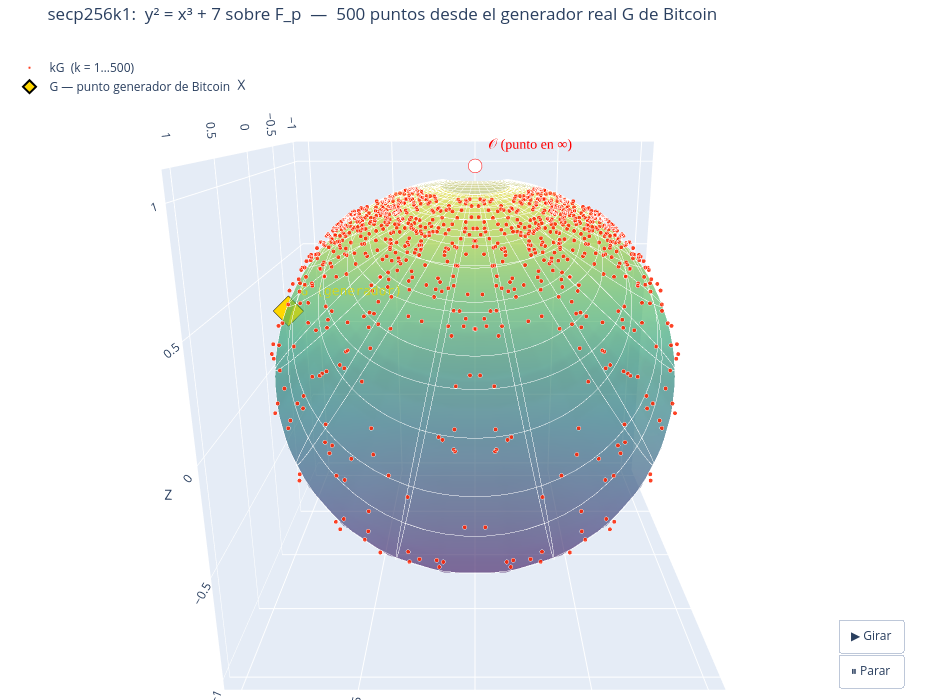

This figure's notebook cell:
### Markdown cell above
### Punto Clave

El espacio proyectivo nos da:
1. Un **punto en el infinito** bien definido $\mathcal{O} = [0:1:0]$
2. Este punto sirve como **elemento identidad** para el grupo
3. Toda recta que pasa por dos puntos de la curva intersecta la curva en exactamente un punto más
4. No más casos especiales por "rectas paralelas" — se encuentran en el infinito

---

### Code cell
# ═══════════════════════════════════════════════════════════════════════
#  secp256k1: y² = x³ + 7 sobre F_p  (LA curva real de Bitcoin)
#  Puntos discretos en la esfera proyectiva.
#  No podemos graficar los ~2²⁵⁶ puntos, así que muestreamos 2000 mediante
#  multiplicación escalar desde el generador real G: G, 2G, 3G, …, 2000G.
#  G se resalta en dorado.
# ═══════════════════════════════════════════════════════════════════════

# ── parámetros de secp256k1 (los mismos que usa cada nodo de Bitcoin) ───
P_SEC = 0xFFFFFFFFFFFFFFFFFFFFFFFFFFFFFFFFFFFFFFFFFFFFFFFFFFFFFFFEFFFFFC2F
N_SEC = 0xFFFFFFFFFFFFFFFFFFFFFFFFFFFFFFFFFFFFFFFFFFFFFFFFFFFEBAAEDCE6AF48A03BBFD25E8CD0364141
GX = 0x79BE667EF9DCBBAC55A06295CE870B07029BFCDB2DCE28D959F2815B16F81798
GY = 0x483ADA7726A3C4655DA4FBFC0E1108A8FD17B448A68554199C47D08FFB10D4B8

def _modinv(a, m=P_SEC):
    return pow(a, m - 2, m)

def _point_add(p1, p2):
    if p1 is None: return p2
    if p2 is None: return p1
    x1, y1 = p1; x2, y2 = p2
    if x1 == x2 and y1 != y2:
        return None
    if x1 == x2:
        lam = (3 * x1 * x1) * _modinv(2 * y1) % P_SEC
    else:
        lam = (y2 - y1) * _modinv(x2 - x1) % P_SEC
    x3 = (lam * lam - x1 - x2) % P_SEC
    y3 = (lam * (x1 - x3) - y1) % P_SEC
    return (x3, y3)

def _point_neg(p):
    if p is None: return None
    x, y = p
    return (x, (-y) % P_SEC)

NUM_POINTS = 500
G = (GX, GY)
points = []
current = None
for k in range(1, NUM_POINTS + 1):
    current = _point_add(current, G)
    points.append(current)
# Últimos NUM_POINTS del ciclo = (N-1)G, ..., (N-500)G = -G, ..., -500G (simétricos a los primeros)
points = points + [_point_neg(p) for p in points]

print(f"Generados {len(points)} puntos en secp256k1 mediante multiplicación escalar desde G.")
print(f"G = ({hex(GX)[:18]}…, {hex(GY)[:18]}…)")

# ── normalizar coordenadas de 256 bits a [-π, π] para proyección estereográfica
# Las coordenadas están esencialmente distribuidas uniformemente mod P, así que
# dividir por P y escalar a [-π, π] da una dispersión honesta.
import math
scale_sec = 2 * math.pi / P_SEC
pts_u = np.array([(x - P_SEC/2) * scale_sec for x, y in points])
pts_v = np.array([(y - P_SEC/2) * scale_sec for x, y in points])

# G específicamente
g_u = (GX - P_SEC/2) * scale_sec
g_v = (GY - P_SEC/2) * scale_sec

# Levantar sobre la esfera
fp_sx, fp_sy, fp_sz = inv_stereo(pts_u, pts_v)
R_LIFT_DOT = 1.02
fp_sx = R_LIFT_DOT * np.array(fp_sx)
fp_sy = R_LIFT_DOT * np.array(fp_sy)
fp_sz = R_LIFT_DOT * np.array(fp_sz)

g_sx, g_sy, g_sz = inv_stereo(np.array([g_u]), np.array([g_v]))
g_sx = R_LIFT_DOT * np.array(g_sx)
g_sy = R_LIFT_DOT * np.array(g_sy)
g_sz = R_LIFT_DOT * np.array(g_sz)

# ── figura ──────────────────────────────────────────────────────────────
fig_fp = go.Figure()

# superficie de la esfera translúcida
fig_fp.add_trace(go.Surface(
    x=Xs_f, y=Ys_f, z=Zs_f,
    surfacecolor=Zs_f,
    colorscale="Viridis", showscale=False, opacity=0.40,
))

# cuadrícula tenue
gx, gy, gz = grid_sphere
fig_fp.add_trace(go.Scatter3d(
    x=gx, y=gy, z=gz,
    mode="lines", line=dict(color="rgba(255,255,255,0.12)", width=1),
    showlegend=False, hoverinfo="skip",
))

# todos los puntos muestreados de la curva (rojos)
fig_fp.add_trace(go.Scatter3d(
    x=fp_sx, y=fp_sy, z=fp_sz,
    mode="markers",
    marker=dict(size=2.5, color="rgb(255,34,0)", opacity=0.85,
                line=dict(color="white", width=0.3)),
    name=f"kG  (k = 1…{NUM_POINTS})",
    text=[f"k={i+1}" if i < NUM_POINTS else f"k=-{i - NUM_POINTS + 1}" for i in range(len(points))],
    hoverinfo="text+name",
))

# punto generador G (dorado, más grande)
fig_fp.add_trace(go.Scatter3d(
    x=g_sx, y=g_sy, z=g_sz,
    mode="markers+text",
    marker=dict(size=10, color="gold",
                line=dict(color="black", width=2),
                symbol="diamond"),
    text=["  G (generador)"], textposition="top right",
    textfont=dict(size=13, color="gold", family="monospace"),
    name="G — punto generador de Bitcoin",
))

# punto en el infinito
fig_fp.add_trace(go.Scatter3d(
    x=[0], y=[0], z=[1.05],
    mode="markers+text",
    marker=dict(size=8, color="white", line=dict(color="red", width=3)),
    text=["  𝒪 (punto en ∞)"], textposition="top right",
    textfont=dict(size=14, color="red", family="serif"),
    showlegend=False,
))

fig_fp.update_layout(
    title=f"secp256k1:  y² = x³ + 7 sobre F_p  —  {NUM_POINTS} puntos desde el generador real G de Bitcoin",
    scene=dict(
        xaxis_title="X", yaxis_title="Y", zaxis_title="Z",
        camera=dict(eye=dict(x=1.8, y=0.0, z=0.6)),
        aspectmode="data",
    ),
    height=700, width=950,
    margin=dict(l=0, r=0, t=40, b=0),
    legend=dict(x=0.01, y=0.98),
)

# auto-giro
n_frames = 72
frames = []
for i in range(n_frames):
    a = 2 * np.pi * i / n_frames
    frames.append(go.Frame(
        layout=dict(scene=dict(camera=dict(
            eye=dict(x=1.8*np.cos(a), y=0.0, z=0.6)))),
        name=str(i),
    ))
fig_fp.frames = frames
fig_fp.update_layout(updatemenus=[dict(
    type="buttons", showactive=False,
    x=0.95, y=0.02, xanchor="right", yanchor="bottom",
    buttons=[
        dict(label="▶ Girar", method="animate",
             args=[None, dict(frame=dict(duration=80, redraw=True),
                              fromcurrent=True, mode="immediate",
                              transition=dict(duration=0))]),
        dict(label="⏸ Parar", method="animate",
             args=[[None], dict(frame=dict(duration=0, redraw=False),
                                mode="immediate")]),
    ],
)])

fig_fp.show()
print(f"\nCada punto rojo es un punto real en la curva secp256k1 de Bitcoin.")
print(f"Diamante dorado = G, el punto generador codificado en cada nodo de Bitcoin.")
print(f"La curva completa tiene ~2²⁵⁶ puntos — estamos viendo {NUM_POINTS} de ellos.")
print(f"Observa cómo se dispersan uniformemente — por ESO el logaritmo discreto es difícil.")

### Figure 1 — Plotly figure (JSON) as saved in the notebook; plotly's stock layout.template omitted (floating-point values rounded to 4 significant figures; data arrays with more than 128 entries replaced by an {"elided": "..."} marker saying what was removed)
{"data": [{"colorscale": [[0, "#440154"], [0.1111, "#482878"], [0.2222, "#3e4989"], [0.3333, "#31688e"], [0.4444, "#26828e"], [0.5556, "#1f9e89"], [0.6667, "#35b779"], [0.7778, "#6ece58"], [0.8889, "#b5de2b"], [1, "#fde725"]], "opacity": 0.4, "showscale": false, "surfacecolor": {"elided": "80x80 float values"}, "type": "surface", "x": {"elided": "80x80 float values"}, "y": {"elided": "80x80 float values"}, "z": {"elided": "80x80 float values"}}, {"hoverinfo": "skip", "line": {"color": "rgba(255,255,255,0.12)", "width": 1}, "mode": "lines", "showlegend": false, "type": "scatter3d", "x": {"elided": "12060 float values"}, "y": {"elided": "12060 float values"}, "z": {"elided": "12060 float values"}}, {"hoverinfo": "text+name", "marker": {"color": "rgb(255,34,0)", "line": {"color": "white", "width": 0.3}, "opacity": 0.85, "size": 2.5}, "mode": "markers", "name": "kG  (k = 1…500)", "text": {"elided": "1000 str values"}, "type": "scatter3d", "x": {"elided": "1000 float values"}, "y": {"elided": "1000 float values"}, "z": {"elided": "1000 float values"}}, {"marker": {"color": "gold", "line": {"color": "black", "width": 2}, "size": 10, "symbol": "diamond"}, "mode": "markers+text", "name": "G — punto generador de Bitcoin", "text": ["  G (generador)"], "textfont": {"color": "gold", "family": "monospace", "size": 13}, "textposition": "top right", "type": "scatter3d", "x": [-0.1081], "y": [-0.9638], "z": [0.3159]}, {"marker": {"color": "white", "line": {"color": "red", "width": 3}, "size": 8}, "mode": "markers+text", "showlegend": false, "text": ["  𝒪 (punto en ∞)"], "textfont": {"color": "red", "family": "serif", "size": 14}, "textposition": "top right", "type": "scatter3d", "x": [0], "y": [0], "z": [1.05]}], "layout": {"height": 700, "legend": {"x": 0.01, "y": 0.98}, "margin": {"b": 0, "l": 0, "r": 0, "t": 40}, "scene": {"aspectmode": "data", "camera": {"eye": {"x": 1.8, "y": 0, "z": 0.6}}, "xaxis": {"title": {"text": "X"}}, "yaxis": {"title": {"text": "Y"}}, "zaxis": {"title": {"text": "Z"}}}, "title": {"text": "secp256k1:  y² = x³ + 7 sobre F_p  —  500 puntos desde el generador real G de Bitcoin"}, "updatemenus": [{"buttons": [{"args": [null, {"frame": {"duration": 80, "redraw": true}, "fromcurrent": true, "mode": "immediate", "transition": {"duration": 0}}], "label": "▶ Girar", "method": "animate"}, {"args": [[null], {"frame": {"duration": 0, "redraw": false}, "mode": "immediate"}], "label": "⏸ Parar", "method": "animate"}], "showactive": false, "type": "buttons", "x": 0.95, "xanchor": "right", "y": 0.02, "yanchor": "bottom"}], "width": 950}}
